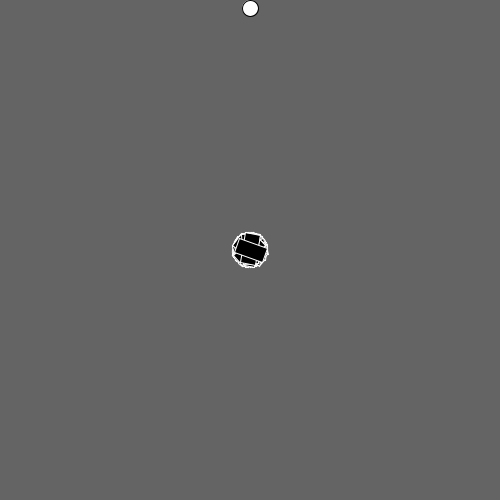
Frame 1 (no input)
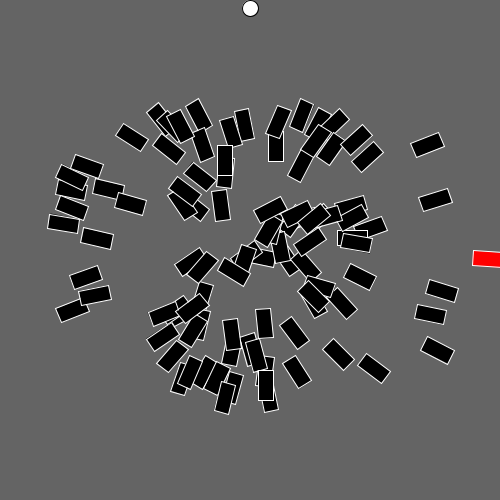
Frame 60 (the mouse pressed at the canvas centre just before this capture)
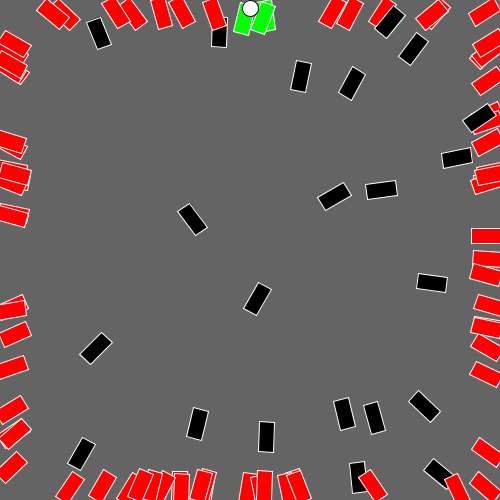
Frame 120 (the mouse held since frame 60 and released just before this capture)

The Processing sketch that drew these frames (run headless with seeded random() and noise(); from frame 60 on, the mouse is pressed at the canvas centre):

// Processing sketch: NeuralNetwork_Rockets
// ── NeuralNetwork_Rockets.pde
Rocket[] rockets = new Rocket[100];
Target target;
Obstacle obstacle;
PVector move = new PVector();
int generation = 0;
int lifetime = 500;
int life = lifetime;
float max = 0;
Rocket bestRocket;
Rocket[] nextGen;
float bestFitness;
float mutRate = 10;
ArrayList<Rocket> matingPool = new ArrayList<Rocket>();

void setup() {
  size(500, 500);
  PVector origin = new PVector(0, 0);
  PVector end = new PVector(width, height);
  max = origin.dist(end);
  nextGen = new Rocket[rockets.length];
  for (int i = 0; i < rockets.length; i++) {
    rockets[i] = new Rocket();
    nextGen[i] = new Rocket();
  }
  bestRocket = new Rocket();
  target = new Target();
}

void draw() {
  background(100);
  for (int i = 0; i < rockets.length; i++) {
    Rocket rocket = rockets[i];
    float[] inputX = {rocket.pos.x, rocket.vel.x, target.pos.x};
    float[] inputY = {rocket.pos.y, rocket.vel.y, target.pos.y};
    float guessX = rocket.brain.guessX(inputX);
    float guessY = rocket.brain.guessY(inputY);
    move.set(guessX, guessY);
    rocket.applyForce(move);
    rocket.update();
    rocket.show();
  }
  life -= 1;
  if (life <= 0 || rocketsGone()) {
    matingPool.clear();
    bestFitness = 0;
    for (int i = 0; i < rockets.length; i++) {
      rockets[i].calcFitness();
      if (rockets[i].fitness >= bestFitness) {
        bestFitness = rockets[i].fitness;
        bestRocket = rockets[i];
      }
      for (int j = 0; j < rockets[i].fitness; j++) {
        matingPool.add(rockets[i]);
      }
    }
    for (int i = 0; i < rockets.length; i++) {
      NeuralNetwork brain = matingPool.get((int) random(matingPool.size())).brain;
      brain.mutate();
      nextGen[i] = new Rocket(brain);
    }
    rockets = nextGen;
    target = new Target();
    life = lifetime;
  }
  target.show();
}

Boolean rocketsGone() {
  int sum = 0;
  for (int i = 0; i < rockets.length; i++) {
    if (rockets[i].crashed || rockets[i].done) {
      sum += 1;
    }
  }
  return sum == rockets.length;
}

// ── NeuralNetwork.pde
class NeuralNetwork {
  PVector[] weights = new PVector[3];

  NeuralNetwork() {
    for (int i = 0; i < weights.length; i++) {
      weights[i] = PVector.random2D();
    }
  }

  NeuralNetwork(PVector[] weights) {
    this.weights = weights;
  }

  void mutate() {
    for (int i = 0; i < weights.length; i++) {
      if (mutRate > random(100)) {
        weights[i] = PVector.random2D();
      }
    }
  }

  float guessX(float[] input) {
    float sum = 0;
    for (int i = 0; i < weights.length; i++) {
      sum += input[i] * weights[i].x;
    }
    sum /= width;
    return sum;
  }

  float guessY(float[] input) {
    float sum = 0;
    for (int i = 0; i < weights.length; i++) {
      sum += input[i] * weights[i].y;
    }
    sum /= height;
    return sum;
  }
}

// ── Obstacle.pde
class Obstacle {
  
}

// ── Rocket.pde
class Rocket {
  PVector pos;
  PVector vel;
  PVector acc;
  float fitness = 0;
  Boolean crashed = false;
  Boolean done = false;
  NeuralNetwork brain;
  float w = 30;
  float h = 15;

  Rocket() {
    pos = new PVector(width / 2, height / 2);
    vel = PVector.random2D();
    acc = new PVector(0, 0);
    brain = new NeuralNetwork();
  }

  Rocket(NeuralNetwork brain) {
    pos = new PVector(width / 2, height / 2);
    vel = PVector.random2D();
    acc = new PVector(0, 0);
    this.brain = brain;
  }

  void applyForce(PVector force) {
    force.mult(0.1);
    acc.add(force);
  }

  void calcFitness() {
    if (this.crashed) {
      fitness = 1;
    } else if (this.done) {
      fitness = 100;
    } else {
      fitness = this.pos.dist(target.pos);
      fitness = map(fitness, max, 0, 0, 100);
    }
    fitness = sq(fitness);
  }

  void update() {
    if (!crashed && !done) {
      vel.add(acc);
      pos.add(vel);
      acc.mult(0);
    }
    if (this.pos.x - h <= 0 || this.pos.x + h >= width ||
      this.pos.y - h <= 0 || this.pos.y + h >= height) {
      crashed = true;
    }
    if (this.pos.x - h < target.pos.x + target.r / 2 &&
      this.pos.x + h > target.pos.x - target.r / 2 &&
      this.pos.y - h / 2 < target.pos.y + target.r / 2&&
      this.pos.y + h / 2 > target.pos.y - target.r / 2) {
      done = true;
    }
  }

  void show() {
    push();
    translate(pos.x, pos.y);
    rectMode(CENTER);
    rotate(vel.heading());
    stroke(255);
    if (crashed) {
      fill(255, 0, 0);
    } else if (done) {
      fill(0, 255, 0);
    } else {
      fill(0);
    }
    rect(0, 0, w, h);
    pop();
  }
}

// ── Target.pde
class Target {
  PVector pos;
  float r = 8;

  Target() {
    //float x = random(width);
    //float y = random(height);
    float x = width / 2;
    float y = r;
    pos = new PVector(x, y);
  }

  void show() {
    stroke(0);
    fill(255);
    ellipseMode(CENTER);
    ellipse(pos.x, pos.y, r * 2, r * 2);
  }
}
